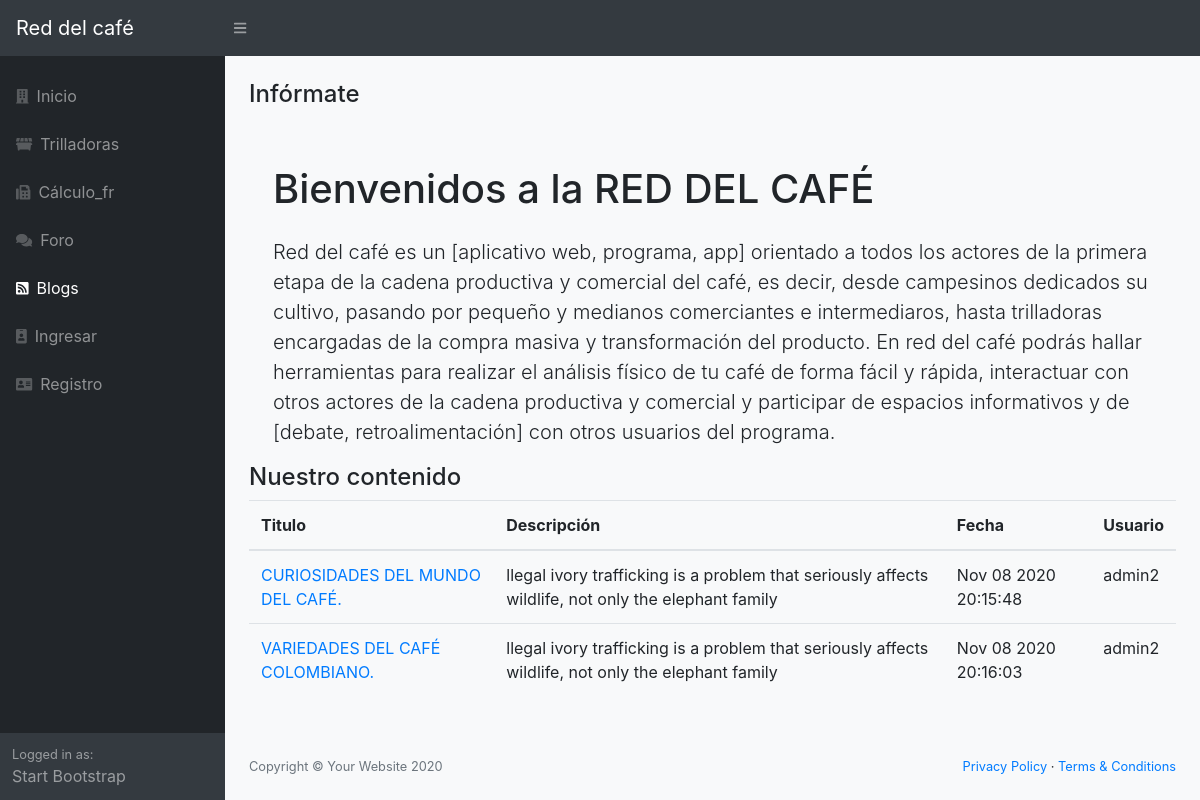
The app's page /blogs, older data.
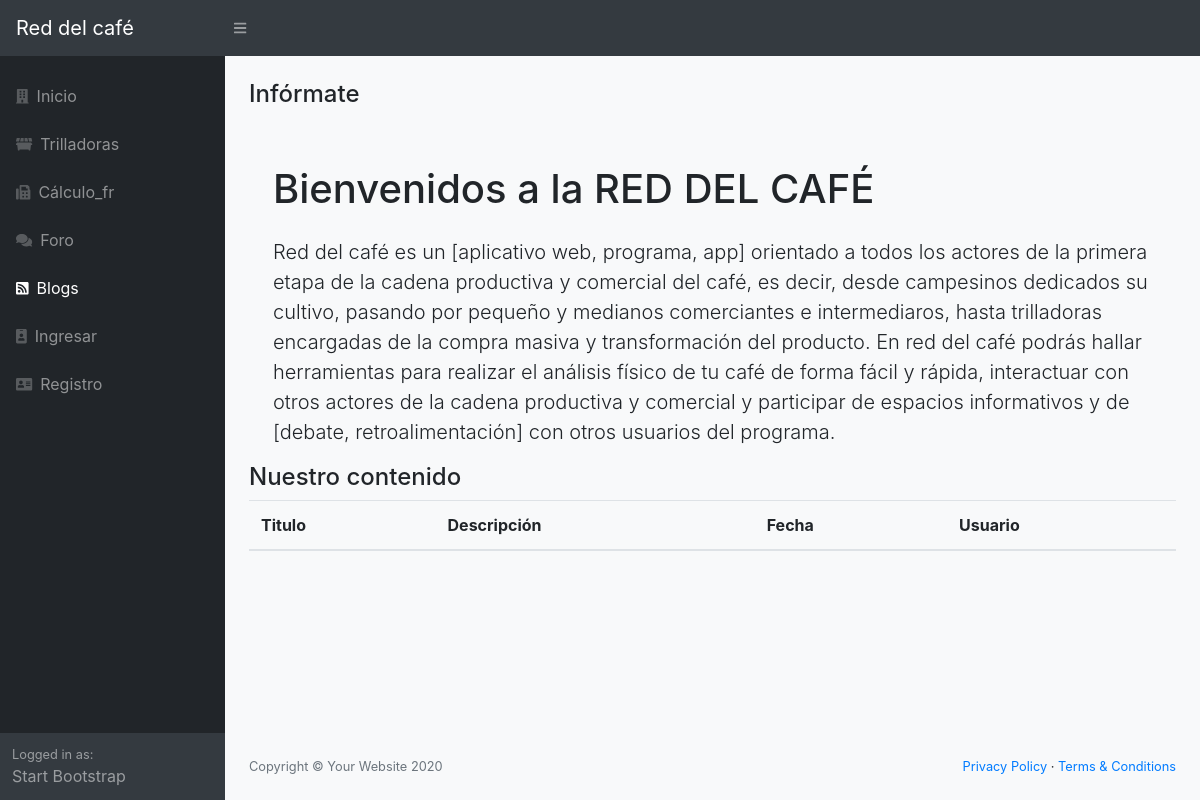
The same page, newer data.
### red/models.py (models this page shows, shortened)
class Blogs(db.Model):
    __tablename__ = 'blogs'
    id = Column(Integer, primary_key=True)
    titulo = Column(String(100))
    descripcion = Column(String(255))
    created_at = db.Column(db.DateTime)
    UsuarioId = Column(Integer, ForeignKey('usuarios.id'), nullable=False)
    usuario = relationship("Usuarios", backref="blogs")
    def __repr__(self):
        return (u'<{self.__class__.__name__}: {self.id}>'.format(self=self))

class Usuarios(db.Model):
    __tablename__ = 'usuarios'
    id = Column(Integer, primary_key=True)
    username = Column(String(100), nullable=False)
    password_hash = Column(String(128), nullable=False)
    nombre = Column(String(200), nullable=False)
    email = Column(String(200), nullable=False)
    admin = Column(Boolean, default=False)
    @property
    def password(self):
        raise AttributeError('password is not a readable attribute')

### red/app.py (the view)
@app.route("/blogs")
def blogs():
    from red.models import Blogs, Usuarios
    blogs = Blogs.query.all()
    print(blogs)
    return render_template("blogs.html", blogs=blogs)

### red/templates/blogs.html (shortened to what this page needs)
{% extends "base.html" %} {% block title %}Red del café{% endblock %} {% block body %}
<div class="container">
  <div class="row">
    <div class="col-md-12">
      <h4>Infórmate</h4>
      <br/>
      <div class="container-fluid">
        <h1 class="mt-4 mb-4" >Bienvenidos a la RED DEL CAFÉ</h1>
        <p class="lead">Red del café es un [aplicativo web, programa, app] orientado a todos los actores de la primera etapa de la cadena productiva y comercial del café, es decir, desde campesinos dedicados su cultivo, pasando por pequeño y medianos comerciantes e intermediaros, hasta trilladoras encargadas de la compra masiva y transformación del producto.
          En red del café podrás hallar herramientas para realizar el análisis físico de tu café de forma fácil y rápida, interactuar con otros actores de la cadena productiva y comercial y participar de espacios informativos y de [debate, retroalimentación] con otros usuarios del programa.
        </p>
      </div>
      <h4>Nuestro contenido</h4>
      <div class="panel panel-default">
        <table class="table">
          <thead>
            <th>Titulo</th>
            <th>Descripción</th>
            <th>Fecha</th>
            <th>Usuario</th>
          </thead>
          <tbody>
            {% for frs in blogs %}
              <tr>
                <td><a href="{{url_for('blogs_view',id=frs.id)}}">{{frs.titulo}}</a></td>
                <td>{{frs.descripcion[0:100]}}</td>
                <td>{{frs.created_at.strftime("%b %d %Y %H:%M:%S")}}</td>
                <td>{{frs.usuario.username}}</td>
              </tr>
            {% endfor %}
          </tbody>
        </table>
      </div>
</div>
{% endblock %}

### red/templates/base.html (shortened to what this page needs)
<!DOCTYPE html>
<html lang="en">
<head>
    <link rel="stylesheet" href="{{ url_for('static', filename='css/styles.css') }}">
    <link href="https://cdn.datatables.net/1.10.20/css/dataTables.bootstrap4.min.css" rel="stylesheet" />
</head>
<body class="sb-nav-fixed bg-light">
    <nav class="sb-topnav navbar navbar-expand navbar-dark bg-dark">
        <a class="navbar-brand" href="/">Red del café</a>
        <button class="btn btn-link btn-sm order-1 order-lg-0" id="sidebarToggle" href="#"><i
              class="fas fa-bars"></i></button>
    </nav>
    <div id="layoutSidenav">
        <div id="layoutSidenav_nav">
            <nav class="sb-sidenav accordion sb-sidenav-dark" id="sidenavAccordion">
                <div class="sb-sidenav-menu">
                    <div class="nav">
                        <a class="nav-link mt-3" href="/">
                            <div class="sb-nav-link-icon"><i class="fas fa-building"></i></div>
                            Inicio
                        </a>
                        <a class="nav-link" href="/trilladoras">
                            <div class="sb-nav-link-icon"><i class="fas fa-dumpster"></i></div>
                            Trilladoras
                        </a>
                        <a class="nav-link" href="/calculo">
                            <div class="sb-nav-link-icon"><i class="fas fa-fax"></i></div>
                            Cálculo_fr
                        </a>
                        <a class="nav-link" href="/foros">
                            <div class="sb-nav-link-icon"><i class="fas fa-comments"></i></div>
                            Foro
                        </a>
                        <a class="nav-link" href="/blogs">
                            <div class="sb-nav-link-icon"><i class="fas fa-rss-square"></i></div>
                            Blogs
                        </a>
                        {% if current_user.is_authenticated %}
                        <a class="nav-link " href="/perfil/{{ current_user.username}}">
                            <div class="sb-nav-link-icon"><i class="fas fa-id-badge"></i></div>
                            Perfil</a>
                        <a class="nav-link" href="/logout">
                            <div class="sb-nav-link-icon"><i class="fas fa-address-card"></i></div>
                            {{ current_user.username}} (Salir)</a>
                        {% else %}
                        <a class="nav-link" href="/login">
                            <div class="sb-nav-link-icon"><i class="fas fa-id-badge"></i></div>
                            Ingresar</a>
                        <a class="nav-link" href="/registro">
                            <div class="sb-nav-link-icon"><i class="fas fa-address-card"></i></div>
                            Registro</a>
                        {% endif %}
                    </div>
                </div>
                <div class="sb-sidenav-footer">
                    <div class="small">Logged in as:</div>
                    Start Bootstrap
                </div>
            </nav>
        </div>
        <div id="layoutSidenav_content">
            <main class="pt-4">
                {% block body%} {% endblock %}
            </main>
            <footer class="py-4 bg-light mt-auto">
                <div class="container-fluid">
                    <div class="d-flex align-items-center justify-content-between small">
                        <div class="text-muted">Copyright &copy; Your Website 2020</div>
                        <div>
                            <a href="#">Privacy Policy</a> &middot;
                            <a href="#">Terms &amp; Conditions</a>
                        </div>
                    </div>
                </div>
            </footer>
        </div>
    </div>
</body>
</html>

Row changes from the older to the newer data that the page shows:
removed Blogs: titulo "CURIOSIDADES DEL MUNDO DEL CAFÉ.", descripcion "llegal ivory trafficking is a problem that seriously affects wildlife, not only the elephant family", created_at "Nov 08 2020 20:15:48", usuario.username "admin2"
removed Blogs: titulo "VARIEDADES DEL CAFÉ COLOMBIANO.", descripcion "llegal ivory trafficking is a problem that seriously affects wildlife, not only the elephant family", created_at "Nov 08 2020 20:16:03", usuario.username "admin2"
